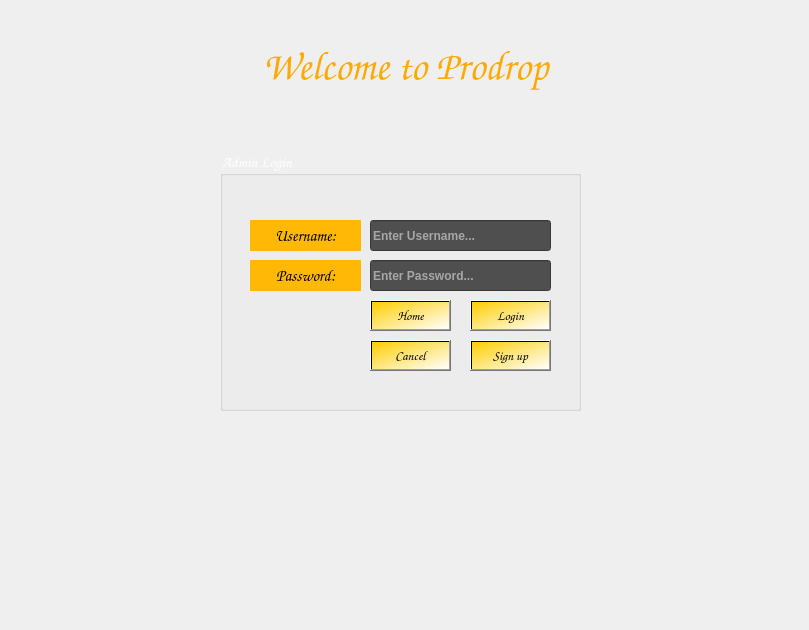
    <widget class="QWidget" name="admin_p1">
     <property name="font">
      <font>
       <family>Comic Sans MS</family>
       <pointsize>11</pointsize>
       <weight>75</weight>
       <italic>true</italic>
       <bold>true</bold>
      </font>
     </property>
     <widget class="QLabel" name="label">
      <property name="geometry">
       <rect>
        <x>0</x>
        <y>0</y>
        <width>800</width>
        <height>600</height>
       </rect>
      </property>
      <property name="text">
       <string/>
      </property>
      <property name="pixmap">
       <pixmap resource="Resources.qrc">:/images/D:/New folder/dark-teal-solid-color-x9s7voqo938wrifg.jpg</pixmap>
      </property>
      <property name="alignment">
       <set>Qt::AlignCenter</set>
      </property>
     </widget>
     <widget class="QLabel" name="label_2">
      <property name="geometry">
       <rect>
        <x>190</x>
        <y>10</y>
        <width>431</width>
        <height>111</height>
       </rect>
      </property>
      <property name="font">
       <font>
        <family>Comic Sans MS</family>
        <pointsize>30</pointsize>
        <weight>75</weight>
        <italic>true</italic>
        <bold>true</bold>
        <underline>false</underline>
       </font>
      </property>
      <property name="styleSheet">
       <string notr="true">color: rgb(255, 255, 255);
color: rgb(255, 170, 0);</string>
      </property>
      <property name="text">
       <string>Welcome to Prodrop</string>
      </property>
      <property name="alignment">
       <set>Qt::AlignCenter</set>
      </property>
     </widget>
     <widget class="QLabel" name="label_3">
      <property name="geometry">
       <rect>
        <x>0</x>
        <y>400</y>
        <width>251</width>
        <height>221</height>
       </rect>
      </property>
      <property name="styleSheet">
       <string notr="true">color: rgb(0, 0, 0);</string>
      </property>
      <property name="text">
       <string/>
      </property>
      <property name="pixmap">
       <pixmap resource="Resources.qrc">:/images/D:/New folder/Admin-Profile-PNG-Image.png</pixmap>
      </property>
      <property name="scaledContents">
       <bool>true</bool>
      </property>
     </widget>
     <widget class="QGroupBox" name="groupBox_2">
      <property name="geometry">
       <rect>
        <x>220</x>
        <y>150</y>
        <width>361</width>
        <height>261</height>
       </rect>
      </property>
      <property name="font">
       <font>
        <family>Comic Sans MS</family>
        <pointsize>11</pointsize>
        <weight>75</weight>
        <italic>false</italic>
        <bold>true</bold>
       </font>
      </property>
      <property name="styleSheet">
       <string notr="true">color:rgb(255, 255, 255)</string>
      </property>
      <property name="title">
       <string>Admin Login</string>
      </property>
      <property name="alignment">
       <set>Qt::AlignLeading|Qt::AlignLeft|Qt::AlignVCenter</set>
      </property>
      <widget class="QLineEdit" name="admin_username1">
       <property name="geometry">
        <rect>
         <x>150</x>
         <y>70</y>
         <width>181</width>
         <height>31</height>
        </rect>
       </property>
       <property name="font">
        <font>
         <family>Segoe UI</family>
         <weight>75</weight>
         <italic>false</italic>
         <bold>true</bold>
        </font>
       </property>
       <property name="styleSheet">
        <string notr="true">background-color: rgb(79, 79, 79);
color: rgb(255, 255, 255);</string>
       </property>
       <property name="text">
        <string/>
       </property>
       <property name="readOnly">
        <bool>false</bool>
       </property>
       <property name="placeholderText">
        <string>Enter Username...</string>
       </property>
       <property name="cursorMoveStyle">
        <enum>Qt::LogicalMoveStyle</enum>
       </property>
       <property name="clearButtonEnabled">
        <bool>true</bool>
       </property>
      </widget>
      <widget class="QLabel" name="label_4">
       <property name="geometry">
        <rect>
         <x>30</x>
         <y>70</y>
         <width>111</width>
         <height>31</height>
        </rect>
       </property>
       <property name="font">
        <font>
         <family>Comic Sans MS</family>
         <pointsize>12</pointsize>
         <weight>75</weight>
         <italic>true</italic>
         <bold>true</bold>
        </font>
       </property>
       <property name="styleSheet">
        <string notr="true">background-color: rgb(255, 184, 3);
color: rgb(0, 0, 0);</string>
       </property>
       <property name="text">
        <string>Username:</string>
       </property>
       <property name="alignment">
        <set>Qt::AlignCenter</set>
       </property>
      </widget>
      <widget class="QLabel" name="label_5">
       <property name="geometry">
        <rect>
         <x>30</x>
         <y>110</y>
         <width>111</width>
         <height>31</height>
        </rect>
       </property>
       <property name="font">
        <font>
         <family>Comic Sans MS</family>
         <pointsize>12</pointsize>
         <weight>75</weight>
         <italic>true</italic>
         <bold>true</bold>
        </font>
       </property>
       <property name="styleSheet">
        <string notr="true">background-color: rgb(255, 184, 3);
color: rgb(0, 0, 0);</string>
       </property>
       <property name="text">
        <string>Password:</string>
       </property>
       <property name="alignment">
        <set>Qt::AlignCenter</set>
       </property>
      </widget>
      <widget class="QLineEdit" name="admin_password1">
       <property name="geometry">
        <rect>
         <x>150</x>
         <y>110</y>
         <width>181</width>
         <height>31</height>
        </rect>
       </property>
       <property name="font">
        <font>
         <weight>75</weight>
         <bold>true</bold>
        </font>
       </property>
       <property name="styleSheet">
        <string notr="true">background-color: rgb(79, 79, 79);
color: rgb(255, 255, 255);</string>
       </property>
       <property name="echoMode">
        <enum>QLineEdit::Password</enum>
       </property>
       <property name="placeholderText">
        <string>Enter Password...</string>
       </property>
       <property name="clearButtonEnabled">
        <bool>false</bool>
       </property>
      </widget>
      <widget class="QPushButton" name="admin_login">
       <property name="geometry">
        <rect>
         <x>250</x>
         <y>150</y>
         <width>81</width>
         <height>31</height>
        </rect>
       </property>
       <property name="font">
        <font>
         <family>Comic Sans MS</family>
         <pointsize>10</pointsize>
         <weight>75</weight>
         <italic>true</italic>
         <bold>true</bold>
         <underline>false</underline>
        </font>
       </property>
       <property name="styleSheet">
        <string notr="true">color: rgb(0, 0, 0);
background-color: qlineargradient(spread:pad, x1:0, y1:0, x2:1, y2:1, stop:0 rgba(255, 206, 0, 255), stop:1 rgba(255, 255, 255, 255));</string>
       </property>
       <property name="text">
        <string>Login</string>
       </property>
      </widget>
      <widget class="QPushButton" name="admin_l_cancel">
       <property name="geometry">
        <rect>
         <x>150</x>
         <y>190</y>
         <width>81</width>
         <height>31</height>
        </rect>
       </property>
       <property name="font">
        <font>
         <family>Comic Sans MS</family>
         <pointsize>10</pointsize>
         <weight>75</weight>
         <italic>true</italic>
         <bold>true</bold>
         <underline>false</underline>
        </font>
       </property>
       <property name="styleSheet">
        <string notr="true">color: rgb(0, 0, 0);
background-color: qlineargradient(spread:pad, x1:0, y1:0, x2:1, y2:1, stop:0 rgba(255, 206, 0, 255), stop:1 rgba(255, 255, 255, 255));</string>
       </property>
       <property name="text">
        <string>Cancel</string>
       </property>
      </widget>
      <widget class="QPushButton" name="signupadmin">
       <property name="geometry">
        <rect>
         <x>250</x>
         <y>190</y>
         <width>81</width>
         <height>31</height>
        </rect>
       </property>
       <property name="font">
        <font>
         <family>Comic Sans MS</family>
         <pointsize>10</pointsize>
         <weight>75</weight>
         <italic>true</italic>
         <bold>true</bold>
         <underline>false</underline>
        </font>
       </property>
       <property name="styleSheet">
        <string notr="true">color: rgb(0, 0, 0);
background-color: qlineargradient(spread:pad, x1:0, y1:0, x2:1, y2:1, stop:0 rgba(255, 206, 0, 255), stop:1 rgba(255, 255, 255, 255));</string>
       </property>
       <property name="text">
        <string>Sign up</string>
       </property>
      </widget>
      <widget class="QPushButton" name="go_to_home">
       <property name="geometry">
        <rect>
         <x>150</x>
         <y>150</y>
         <width>81</width>
         <height>31</height>
        </rect>
       </property>
       <property name="font">
        <font>
         <family>Comic Sans MS</family>
         <pointsize>10</pointsize>
         <weight>75</weight>
         <italic>true</italic>
         <bold>true</bold>
         <underline>false</underline>
        </font>
       </property>
       <property name="styleSheet">
        <string notr="true">
background-color: qlineargradient(spread:pad, x1:0, y1:0, x2:1, y2:1, stop:0 rgba(255, 206, 0, 255), stop:1 rgba(255, 255, 255, 255));
color: rgb(0, 0, 0);</string>
       </property>
       <property name="text">
        <string>Home</string>
       </property>
      </widget>
     </widget>
    </widget>
